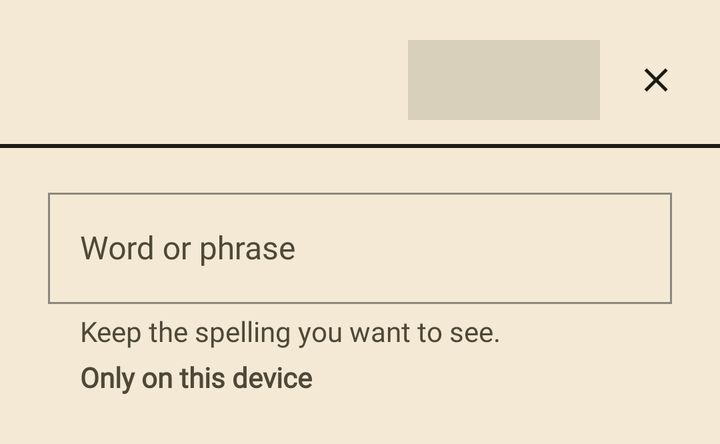
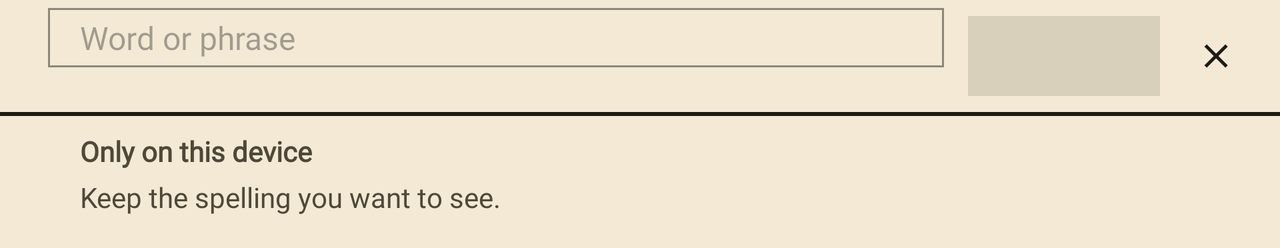

One screen, two layout resources from the same app: the default and the repository's alternative for another configuration. Each is rendered where Android would select it; the XML of both is given below.
<!-- AndroidManifest.xml: application theme Theme.Dictation -->
<!-- res/layout/dictionary_editor.xml -->
<LinearLayout xmlns:android="http://schemas.android.com/apk/res/android" xmlns:app="http://schemas.android.com/apk/res-auto"
    android:layout_width="match_parent" android:layout_height="wrap_content" android:orientation="vertical" android:paddingTop="8dp">
    <LinearLayout android:id="@+id/dictionary_editor_header" android:layout_width="match_parent" android:layout_height="wrap_content" android:minHeight="64dp"
        android:paddingStart="24dp" android:paddingEnd="8dp" android:gravity="center_vertical">
        <TextView android:id="@+id/dictionary_editor_title" android:layout_width="0dp" android:layout_weight="1" android:layout_height="wrap_content"
            android:textAppearance="?attr/textAppearanceTitleLarge" android:textColor="?attr/colorOnSurface" android:accessibilityHeading="true" />
        <com.google.android.material.button.MaterialButton android:id="@+id/dictionary_commit" android:layout_width="wrap_content" android:layout_height="wrap_content"
            android:layout_marginStart="12dp" android:minWidth="96dp" android:enabled="false" />
        <com.google.android.material.button.MaterialButton android:id="@+id/dictionary_editor_close" style="@style/Widget.Dictation.Button.Icon"
            android:layout_width="48dp" android:layout_height="48dp" android:layout_marginStart="4dp" android:contentDescription="@string/dictionary_close"
            app:icon="@drawable/ic_close" app:iconTint="?attr/colorOnSurface" />
    </LinearLayout>
    <View android:layout_width="match_parent" android:layout_height="2dp" android:background="?attr/colorOnSurface" />
    <androidx.core.widget.NestedScrollView android:layout_width="match_parent" android:layout_height="wrap_content" android:layout_weight="1">
        <LinearLayout android:layout_width="match_parent" android:layout_height="wrap_content" android:orientation="vertical" android:paddingBottom="24dp">
            <com.google.android.material.textfield.TextInputLayout android:id="@+id/dictionary_entry_layout"
                android:layout_width="match_parent" android:layout_height="wrap_content" android:layout_marginHorizontal="24dp" android:layout_marginTop="16dp"
                android:hint="@string/dictionary_entry_hint" app:helperText="@string/dictionary_spelling" app:errorEnabled="true">
                <com.google.android.material.textfield.TextInputEditText android:id="@+id/dictionary_entry" android:layout_width="match_parent" android:layout_height="wrap_content"
                    android:inputType="textCapSentences|textNoSuggestions" android:imeOptions="actionDone|flagNoPersonalizedLearning|flagNoExtractUi" android:singleLine="true" android:maxLength="200" android:importantForAutofill="no" />
            </com.google.android.material.textfield.TextInputLayout>
            <TextView android:id="@+id/dictionary_editor_feedback" android:layout_width="match_parent" android:layout_height="wrap_content"
                android:layout_marginStart="40dp" android:layout_marginEnd="24dp" android:layout_marginTop="4dp"
                android:text="@string/dictionary_private" android:textAppearance="?attr/textAppearanceLabelMedium" android:textColor="?attr/colorOnSurfaceVariant" android:accessibilityLiveRegion="polite" />
        </LinearLayout>
    </androidx.core.widget.NestedScrollView>
</LinearLayout>
<!-- resources referenced by this layout -->
<resources>
  <string name="dictionary_close">Close without saving</string>
  <string name="dictionary_entry_hint">Word or phrase</string>
  <string name="dictionary_private">Only on this device</string>
  <string name="dictionary_spelling">Keep the spelling you want to see.</string>
  <style name="Widget.Dictation.Button.Icon" parent="Widget.Material3.Button.IconButton">
          <item name="shapeAppearance">@style/ShapeAppearance.Dictation.Square</item>
      </style>
  <style name="ShapeAppearance.Dictation.Square" parent="">
          <item name="cornerFamily">rounded</item>
          <item name="cornerSize">0dp</item>
      </style>
  <color name="b2_primary">#A52E07</color>
  <color name="b2_on_primary">#FFFFFF</color>
  <color name="b2_primary_container">#FFD8C6</color>
  <color name="b2_on_primary_container">#3A0E00</color>
  <color name="b2_inverse_primary">#FFB59A</color>
  <color name="b2_secondary">#2E4A21</color>
  <color name="b2_on_secondary">#FFFFFF</color>
  <color name="b2_secondary_container">#CFE0BC</color>
  <color name="b2_on_secondary_container">#13240A</color>
  <color name="b2_error">#8A1145</color>
  <color name="b2_on_error">#FFFFFF</color>
  <color name="b2_error_container">#F8D7E3</color>
  <color name="b2_on_error_container">#3D0019</color>
  <color name="b2_surface">#F3E9D4</color>
  <color name="b2_on_surface">#1C1A12</color>
  <color name="b2_surface_container_high">#DDCEAF</color>
  <color name="b2_on_surface_variant">#4E4838</color>
  <color name="b2_surface_container">#E9DCC1</color>
  <color name="b2_outline">#6D6550</color>
  <color name="b2_outline_variant">#C7B999</color>
  <style name="TextAppearance.Dictation.TitleLarge" parent="TextAppearance.Dictation.Display">
          <item name="android:textSize">26sp</item>
          <item name="lineHeight">30sp</item>
      </style>
  <style name="TextAppearance.Dictation.TitleMedium" parent="TextAppearance.Dictation.Display">
          <item name="android:textSize">18sp</item>
          <item name="lineHeight">22sp</item>
      </style>
  <style name="TextAppearance.Dictation.LabelLarge" parent="TextAppearance.Dictation.Display">
          <item name="android:textSize">16sp</item>
          <item name="lineHeight">20sp</item>
          <item name="android:textAllCaps">false</item>
      </style>
  <style name="TextAppearance.Dictation.LabelMedium" parent="TextAppearance.Dictation.Display">
          <item name="android:textFontWeight">700</item>
          <item name="android:textSize">14sp</item>
          <item name="lineHeight">18sp</item>
      </style>
  <style name="Widget.Dictation.Snackbar" parent="Widget.Material3.Snackbar">
          <item name="shapeAppearance">@style/ShapeAppearance.Dictation.Square</item>
      </style>
  <style name="Widget.Dictation.Snackbar.Text" parent="Widget.Material3.Snackbar.TextView">
          <item name="android:textAppearance">@style/TextAppearance.Dictation.BodyMedium</item>
      </style>
  <style name="Widget.Dictation.PopupMenu" parent="Widget.Material3.PopupMenu">
          <item name="android:popupBackground">@drawable/menu_background</item>
      </style>
  <style name="Widget.Dictation.PopupMenu.Overflow" parent="Widget.Material3.PopupMenu.Overflow">
          <item name="android:popupBackground">@drawable/menu_background</item>
      </style>
  <style name="Widget.Dictation.Divider" parent="Widget.Material3.MaterialDivider">
          <item name="dividerColor">?attr/colorOutlineVariant</item>
          <item name="dividerThickness">1dp</item>
      </style>
  <style name="Widget.Dictation.BottomSheet" parent="Widget.Material3.BottomSheet.Modal">
          <item name="shapeAppearance">@style/ShapeAppearance.Dictation.Square</item>
          <item name="backgroundTint">?attr/colorSurface</item>
      </style>
  <style name="Dictation.Dialog.Title" parent="MaterialAlertDialog.Material3.Title.Text">
          <item name="android:textAppearance">@style/TextAppearance.Dictation.TitleLarge</item>
      </style>
  <!-- some entries are left out for length -->
</resources>
<!-- res/layout-land/dictionary_editor.xml (the repository's variant of the layout above) -->
<!-- drawn on the phone turned sideways -->
<LinearLayout xmlns:android="http://schemas.android.com/apk/res/android" xmlns:app="http://schemas.android.com/apk/res-auto"
    android:layout_width="match_parent" android:layout_height="wrap_content" android:orientation="vertical">
    <LinearLayout android:id="@+id/dictionary_editor_header" android:layout_width="match_parent" android:layout_height="wrap_content"
        android:paddingStart="24dp" android:paddingEnd="8dp" android:paddingTop="4dp" android:paddingBottom="4dp" android:gravity="top" android:baselineAligned="false">
        <com.google.android.material.textfield.TextInputLayout android:id="@+id/dictionary_entry_layout"
            android:layout_width="0dp" android:layout_weight="1" android:layout_height="wrap_content"
            app:hintEnabled="false" app:errorEnabled="false">
            <com.google.android.material.textfield.TextInputEditText android:id="@+id/dictionary_entry" android:layout_width="match_parent" android:layout_height="wrap_content"
                android:hint="@string/dictionary_entry_hint" android:paddingTop="4dp" android:paddingBottom="4dp"
                android:inputType="textCapSentences|textNoSuggestions" android:imeOptions="actionDone|flagNoPersonalizedLearning|flagNoExtractUi" android:singleLine="true" android:maxLength="200" android:importantForAutofill="no" />
        </com.google.android.material.textfield.TextInputLayout>
        <com.google.android.material.button.MaterialButton android:id="@+id/dictionary_commit" android:layout_width="wrap_content" android:layout_height="wrap_content"
            android:layout_marginStart="12dp" android:minWidth="96dp" android:enabled="false" />
        <com.google.android.material.button.MaterialButton android:id="@+id/dictionary_editor_close" style="@style/Widget.Dictation.Button.Icon"
            android:layout_width="48dp" android:layout_height="48dp" android:layout_marginStart="4dp" android:contentDescription="@string/dictionary_close"
            app:icon="@drawable/ic_close" app:iconTint="?attr/colorOnSurface" />
    </LinearLayout>
    <View android:layout_width="match_parent" android:layout_height="2dp" android:background="?attr/colorOnSurface" />
    <androidx.core.widget.NestedScrollView android:layout_width="match_parent" android:layout_height="wrap_content" android:layout_weight="1">
        <LinearLayout android:layout_width="match_parent" android:layout_height="wrap_content" android:orientation="vertical" android:paddingBottom="16dp">
            <TextView android:id="@+id/dictionary_editor_feedback" android:layout_width="match_parent" android:layout_height="wrap_content"
                android:layout_marginStart="40dp" android:layout_marginEnd="24dp" android:layout_marginTop="8dp"
                android:text="@string/dictionary_private" android:textAppearance="?attr/textAppearanceLabelMedium" android:textColor="?attr/colorOnSurfaceVariant" android:accessibilityLiveRegion="polite" />
            <TextView android:layout_width="match_parent" android:layout_height="wrap_content"
                android:layout_marginStart="40dp" android:layout_marginEnd="24dp" android:layout_marginTop="4dp"
                android:text="@string/dictionary_spelling" android:textAppearance="?attr/textAppearanceBodySmall" android:textColor="?attr/colorOnSurfaceVariant" />
        </LinearLayout>
    </androidx.core.widget.NestedScrollView>
</LinearLayout>
